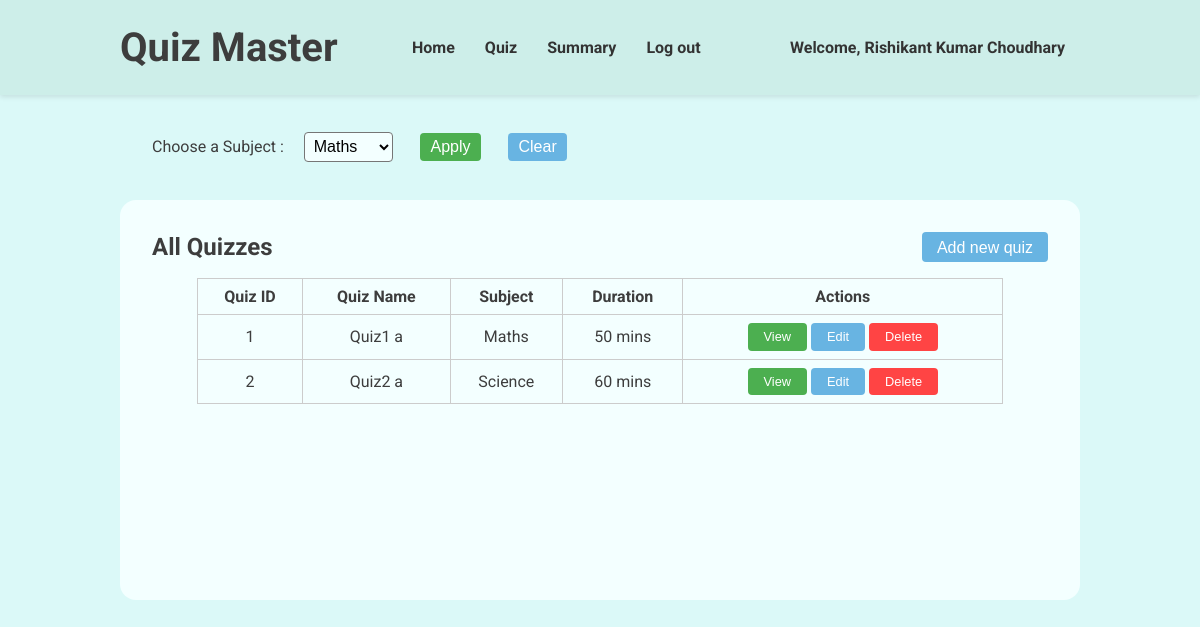
The page /admin-quiz (signed in) on the database its author committed.
### models.py (models this page shows, shortened)
class User(db.Model, UserMixin):
    __tablename__ = 'users'
    id = db.Column(db.Integer, primary_key=True)
    username = db.Column(db.String(80), unique=True, nullable=False)
    passhash = db.Column(db.String(256), nullable=False)
    fullname = db.Column(db.String(80), nullable=False)
    qualification = db.Column(db.String(80), nullable=False)
    dob = db.Column(db.Date, nullable=False)
    is_admin = db.Column(db.Boolean, nullable=False, default=False)
    @property
    def password(self):
        raise AttributeError('Password is not a readable attribute')

class Quizzes(db.Model):
    __tablename__ = 'quizzes'
    quizid = db.Column(db.Integer, primary_key=True)
    quizname = db.Column(db.String(80), unique=False, nullable=False)
    subjectid = db.Column(db.Integer, db.ForeignKey('subjects.subjectid'), nullable=False)
    duration = db.Column(db.Integer, nullable=False)
    quizdate = db.Column(db.Date, nullable=False)
    questions = db.relationship('Questions', backref='quiz', lazy=True)

class Subjects(db.Model):
    __tablename__ = 'subjects'
    subjectid = db.Column(db.Integer, primary_key=True)
    subjectname = db.Column(db.String(80), unique=False, nullable=False)
    subjectdesc = db.Column(db.String(512), nullable=False)
    chapters = db.relationship('Chapters', backref='subject', lazy=True)

### routes.py (the view, shortened to what this page needs)
@app.route('/admin-quiz', methods=['GET', 'POST'])
@login_required
def admin_quiz():
    return render_template('quizzes.html', user = current_user, subjects = Subjects.query.all(), quizzes = Quizzes.query.all())

### app.py (called while the page is built)
@login_manager.user_loader
def load_user(userid):
    return models.User.query.get(int(userid))

### templates/quizzes.html (shortened to what this page needs)
{% extends "base.html" %} {% block title %}Quizes | Quiz Master{% endblock %} {%
block stylesheet %}
<link rel="stylesheet" href="{{ url_for('static', filename='navbar.css') }}" />
<link rel="stylesheet" href="{{ url_for('static', filename='quizzes.css') }}" />
{% endblock %} {% block navbar %}
<header>
  <div class="header-container">
    <h1>Quiz Master</h1>
    <nav>
      <ul>
        <li>
          <a href="/admin-dashboard">Home</a>
        </li>
        <li>
          <a href="/admin-quiz">Quiz</a>
        </li>
        <li>
          <a href="/admin-summary">Summary</a>
        </li>
        <li>
          <a href="/logout">Log out</a>
        </li>
      </ul>
    </nav>
    <a href="/profile">Welcome, {{ user.fullname}}</a>
  </div>
</header>
{% endblock %} {% block content %}
<main>
  <div class="topbar">
    <form method="post">
      <label for="subject">Choose a Subject : </label>
      <select id="subject" name="subject">
        {% for subject in subjects %}
        <option value="{{ subject.subjectname }}">
          {{ subject.subjectname }}
        </option>
        {% endfor %}
      </select>
      <button type="submit" id="apply">Apply</button>
    </form>
    <button id="clear" onclick="window.location.href='/admin-quiz'">
      Clear
    </button>
  </div>
  <div class="quiz-display">
    <div class="sub-header">
      <h2>All Quizzes</h2>
      <button id="add-quiz-btn">Add new quiz</button>
    </div>
    <div class="quizzes">
      <table>
        <thead>
          <tr>
            <th>Quiz ID</th>
            <th>Quiz Name</th>
            <th>Subject</th>
            <th>Duration</th>
            <th>Actions</th>
          </tr>
        </thead>
        <tbody>
          {% for quiz in quizzes %}
          <tr>
            <td>{{ quiz.quizid }}</td>
            <td>{{ quiz.quizname }}</td>
            {% for subject in subjects %}
            {% if subject.subjectid == quiz.subjectid %}
            <td>{{ subject.subjectname }}</td>
            {% endif %}
            {% endfor %}
            <td>{{ quiz.duration }} mins</td>
            <td>
              <button class="view-btn" onclick="viewQuiz({{ quiz.quizid }})">View</button>
              <button class="edit-btn" onclick="editQuiz({{ quiz.quizid }})">Edit</button>
              <button class="delete-btn" onclick="deleteQuiz({{ quiz.quizid }})">Delete</button>
            </td>
          </tr>
          {% endfor %}
        </tbody>
      </table>
  </div>
</main>
{% endblock %}

### static/index.css (style rules this page uses)
* { margin: 0; padding: 0; box-sizing: border-box; }
body { background-color: #dbf9f8; color: #3d3d3d; font-family: 'roboto', sans-serif; }

### static/navbar.css (style rules this page uses)
header { background-color: #cdeee9; padding: 1.5rem; box-shadow: 0 2px 5px rgba(0, 0, 0, 0.1); }
.header-container { margin: auto; width: 80vw; display: flex; justify-content: space-between; align-items: center; }
header h1 { margin: 0; font-size: 2.5rem; color: #3d3d3d; }
header nav ul { list-style: none; display: flex; }
header a { margin: 0 15px; text-decoration: none; color: #333; font-weight: bold; }

### static/quizzes.css (style rules this page uses)
.topbar { margin: 2rem; }
.topbar form { display: inline; }
.topbar select { margin-left: 1rem; padding: 0.3rem; font-size: 1rem; border-radius: 0.25rem; background-color: #f3ffff; }
.topbar button { margin: 0.4rem 1.5rem; padding: 5px 10px; font-size: 1rem; border: none; border-radius: 0.25rem; cursor: pointer; color: #fff; }
#apply { background-color: #4caf50; }
#clear { background-color: #68b4e2; margin-left: 0; }
.quiz-display { min-height: 50vh; padding: 1rem 2rem; width: 100%; background-color: #f3ffff; border-radius: 1rem; }
.sub-header { margin: 1rem 0; display: flex; justify-content: space-between; align-items: center; }
#add-quiz-btn { padding: 7px 15px 5px; font-size: 1rem; background-color: #68b4e2; color: #fff; border: none; border-radius: 0.25rem; cursor: pointer; }
.quizzes { margin: auto; width: 90%; }
.quizzes table { width: 100%; border-collapse: collapse; }
.quizzes table th, .quizzes table td { border: 1px solid #ccc; padding: 8px; text-align: center; }
.quizzes table button { padding: 0.4rem 1rem; font-size: 0.8rem; color: white; border: none; border-radius: 0.25rem; cursor: pointer; }
.view-btn { background-color: #4caf50; }
.edit-btn { background-color: #68b4e2; }
.delete-btn { background-color: #f44; }

### rows shown on the page
User: fullname "Rishikant Kumar Choudhary"
Quizzes: quizid "1", quizname "Quiz1 a", duration "50"
Subjects: subjectname "Maths"
Quizzes: quizid "2", quizname "Quiz2 a", duration "60"
Subjects: subjectname "Science"

### other values the page prints
form field subject "Maths"
